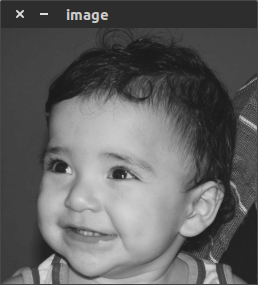
//> input picture aula1 TESTE OpenCV/biel.png, 258 x 285 px, given in place of the camera
$ ./dft   (built with g++ and OpenCV 4)
//> lines starting //> are read from the running program, lines starting //| are printed output that depends on the picture; after the words box and inside, x2 and y2 are one past the last pixel; in counts of white or black regions, pixels touching at a corner belong together
#include <iostream>
#include <opencv2/opencv.hpp>

#define RADIUS 20

using namespace cv;
using namespace std;

// Troca os quadrantes da imagem da DFT
void deslocaDFT(Mat &image) {
  Mat tmp, A, B, C, D;

  // Se a imagem tiver tamanho impar, recorta a regiao para
  // Evitar cópias de tamanho desigual
  image = image(Rect(0, 0, image.cols & -2, image.rows & -2));
  int cx = image.cols / 2;
  int cy = image.rows / 2;

  // Reorganiza os quadrantes da transformada
  // A B   ->  D C
  // C D       B A
  A = image(Rect(0, 0, cx, cy));
  B = image(Rect(cx, 0, cx, cy));
  C = image(Rect(0, cy, cx, cy));
  D = image(Rect(cx, cy, cx, cy));

  // A <-> D
  A.copyTo(tmp);  D.copyTo(A);  tmp.copyTo(D);

  // C <-> B
  C.copyTo(tmp);  B.copyTo(C);  tmp.copyTo(B);
}

int main(int, char**) {
  VideoCapture cap;
  Mat imaginaryInput, complexImage, multsp;
  Mat padded, filter, mag;
  Mat image, imagegray, tmp;
  Mat_<float> realInput, zeros;
  vector<Mat> planos;

  // Habilita/desabilita ruido
  int noise = 0;
  // Frequencia do ruido
  int freq = 10;
  // Ganho inicial do ruido
  float gain = 1;

  // Valor do ruido
  float mean;

  // Guarda tecla capturada
  char key;

  // Valores ideais dos tamanhos da imagem para calculo da DFT
  int dft_M, dft_N;

  // Abre a camera default
  cap.open(0);
  if (!cap.isOpened())
    return -1;

  // Captura uma imagem para recuperar as informacoes de gravacao
  cap >> image;
//> image is the input picture: 285 rows x 258 cols, CV_8UC3; mean B, G, R 95.8, 95.8, 95.8

  // Identifica os tamanhos otimos para calculo do FFT
  dft_M = getOptimalDFTSize(image.rows);
//> dft_M = 288
  dft_N = getOptimalDFTSize(image.cols);
//> dft_N = 270

  // Realiza o padding da imagem
  copyMakeBorder(image, padded, 0,
                 dft_M - image.rows, 0,
                 dft_N - image.cols,
                 BORDER_CONSTANT, Scalar::all(0));
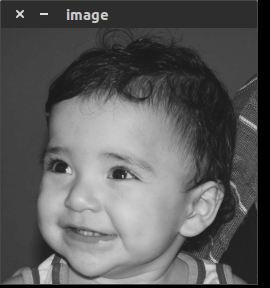
//> padded: 288 rows x 270 cols, CV_8UC3; mean B, G, R 90.6, 90.6, 90.6

  // Parte imaginaria da matriz complexa (preenchida com zeros)
  zeros = Mat_<float>::zeros(padded.size());

  // Prepara a matriz complexa para ser preenchida
  complexImage = Mat(padded.size(), CV_32FC2, Scalar(0));

  // A funcao de transferencia (filtro frequencial) deve ter o
  // mesmo tamanho e tipo da matriz complexa
  filter = complexImage.clone();

  // Cria uma matriz temporaria para criar as componentes real
  // e imaginaria do filtro ideal
  tmp = Mat(dft_M, dft_N, CV_32F);

  // Prepara o filtro passa-baixas ideal
  for (int i = 0; i < dft_M; i++) {
     for (int j = 0; j < dft_N; j++) {
        if ((i - dft_M / 2) * (i - dft_M / 2) + (j - dft_N / 2) * (j - dft_N / 2) < RADIUS * RADIUS) {
           tmp.at<float> (i, j) = 1.0;
        }
     }
  }
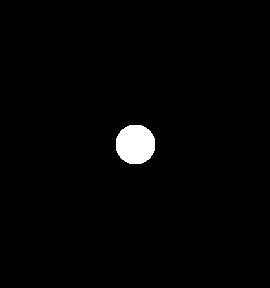
//> tmp: 288 rows x 270 cols, CV_32FC1; values 0 (black) and 1 (white), 1.6% white; 1 white region, box (x1, y1, x2, y2) and area: (116, 125, 155, 164) 1245

  // Cria a matriz com as componentes do filtro e junta
  // ambas em uma matriz multicanal complexa
  Mat comps[]= {tmp, tmp};
  merge(comps, 2, filter);

  for(;;) {
    cap >> image;
    cvtColor(image, imagegray, CV_BGR2GRAY);
    imshow("original", imagegray);

    // Realiza o padding da imagem
    copyMakeBorder(imagegray, padded, 0,
                   dft_M - image.rows, 0,
                   dft_N - image.cols,
                   BORDER_CONSTANT, Scalar::all(0));
//> padded: 288 rows x 270 cols, CV_8UC1

    // Limpa o array de matrizes que vao compor a imagem complexa
    planos.clear();
    // Cria a componente real
    realInput = Mat_<float>(padded);
    // Insere as duas componentes no array de matrizes
    planos.push_back(realInput);
    planos.push_back(zeros);
//> planos[1]: 288 rows x 270 cols, CV_32FC1; every value is 0

    // Combina o array de matrizes em uma unica componente complexa
    merge(planos, complexImage);

    // Calcula a DTF
    dft(complexImage, complexImage);

    // Realiza a troca de quadrantes
    deslocaDFT(complexImage);

    // Aplica o filtro frequencial
    mulSpectrums(complexImage, filter, complexImage, 0);

    // Limpa o array de planos
    planos.clear();
    // Separa as partes real e imaginaria para modifica-las
    split(complexImage, planos);
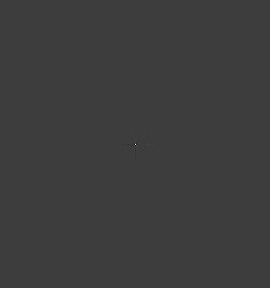
//> planos[0]: 288 rows x 270 cols, CV_32FC1; min -2239708, max 7044410, mean 26.4; drawn with min black and max white

    // Usa o valor medio do espectro para dosar o ruido
    mean = abs(planos[0].at<float> (dft_M / 2, dft_N / 2));
//> mean = 7044410

    // Insere ruido coerente, se habilitado
    if (noise) {
      // F(u, v) recebe ganho proporcional a F(0, 0)
      planos[0].at<float>(dft_M / 2 + freq, dft_N / 2 + freq) +=
        gain * mean;

      planos[1].at<float>(dft_M / 2 + freq, dft_N / 2 + freq) +=
        gain * mean;

      // F * (-u, -v) = F(u, v)
      planos[0].at<float>(dft_M / 2 - freq, dft_N / 2 - freq) =
        planos[0].at<float>(dft_M / 2 + freq, dft_N / 2 + freq);

      planos[1].at<float>(dft_M / 2 - freq, dft_N / 2 - freq) =
        - planos[1].at<float>(dft_M / 2 + freq, dft_N / 2 + freq);

    }

    // Recompoe os planos em uma unica matriz complexa
    merge(planos, complexImage);

    // Troca novamente os quadrantes
    deslocaDFT(complexImage);

	// cout << complexImage.size().height << endl;
    // Calcula a DFT inversa
    idft(complexImage, complexImage);

    // Limpa o array de planos
    planos.clear();

    // Separa as partes real e imaginaria da imagem filtrada
    split(complexImage, planos);
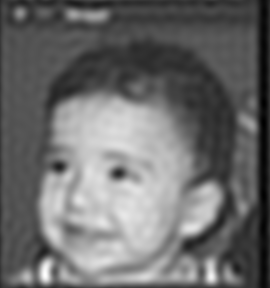
//> planos[0]: 288 rows x 270 cols, CV_32FC1; min -1442111.9, max 18485854, mean 7044409.5; drawn with min black and max white

    // Normaliza a parte real para exibicao
    normalize(planos[0], planos[0], 0, 1, CV_MINMAX);
    imshow("filtrada", planos[0]);

    key = (char) waitKey(10);
//> the 'q' key is pressed
    if (key == 27) break; // ESC pressed!
    switch(key) {
      // Aumenta a frequencia do ruido
    case 'q':
      freq = freq + 1;
      if (freq > dft_M / 2 - 1)
        freq = dft_M / 2 - 1;
      break;
      // Diminui a frequencia do ruido
    case 'a':
      freq = freq - 1;
      if (freq < 1)
        freq = 1;
      break;
      // Amplifica o ruido
    case 'x':
      gain += 0.1;
      break;
      // Atenua o ruido
    case 'z':
      gain -= 0.1;
      if (gain < 0)
        gain = 0;
      break;
      // Insere/remove ruido
    case 'e':
      noise = !noise;
      break;
    }
  }
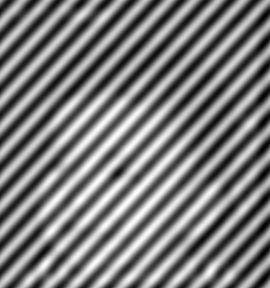
//> planos[0]: 288 rows x 270 cols, CV_32FC1; min 0, max 1, mean 0.494
  return 0;
}
